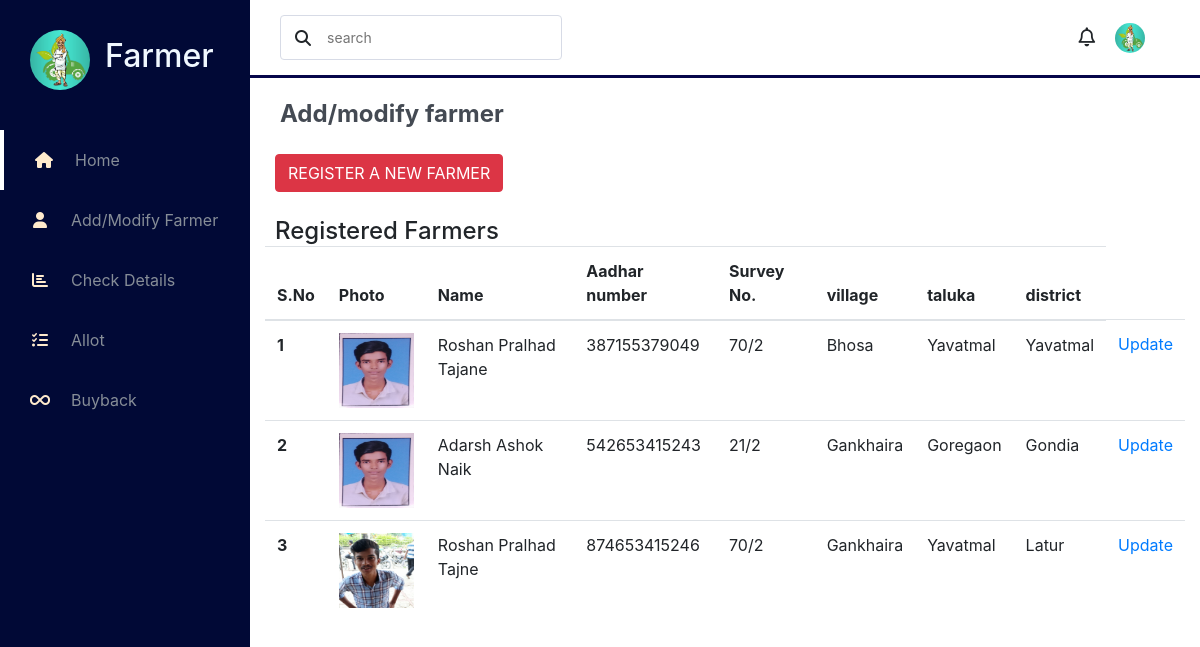
The app's page /Project/farmer.php with its own data.
### tables this page shows
CREATE TABLE `farmer` (
  `name` varchar(255) NOT NULL,
  `aadhar` varchar(255) NOT NULL,
  `mobileno` varchar(255) NOT NULL,
  `address` varchar(255) NOT NULL,
  `village` varchar(255) NOT NULL,
  `taluka` varchar(255) NOT NULL,
  `district` varchar(255) NOT NULL,
  `pincode` varchar(255) NOT NULL,
  `faddress` varchar(255) NOT NULL,
  `fvillage` varchar(255) NOT NULL,
  `ftaluka` varchar(255) NOT NULL,
  `fdistrict` varchar(255) NOT NULL,
  `fpincode` varchar(255) NOT NULL,
  `surveyno` varchar(255) NOT NULL,
  `area` varchar(255) NOT NULL,
  `holdername` varchar(255) NOT NULL,
  `bankname` varchar(255) NOT NULL,
  `accountno` varchar(255) NOT NULL,
  `ifsc` varchar(255) NOT NULL,
  `paadhar` varchar(255) NOT NULL,
  `plandrecord` varchar(255) NOT NULL,
  `pphoto` varchar(255) NOT NULL,
  `balance` int(15) NOT NULL DEFAULT 0
);

### Project/farmer.php (the view, shortened to what this page needs)
<?php
include 'config.php';
?>
<!DOCTYPE html>
<html lang="en">
<head>
    <link rel="stylesheet" href="style.css">
    <link rel="stylesheet" href="https://cdnjs.cloudflare.com/ajax/libs/font-awesome/5.15.4/css/all.min.css"/>
    <link rel="stylesheet" href="https://stackpath.bootstrapcdn.com/bootstrap/4.5.2/css/bootstrap.min.css">
</head>
<body>
    <section id="menu">
        <div class="logo">
            <img src="profile-pic.png" alt="" class="">
            <h2>Farmer</h2>
        </div>
        <div class="items">
        <li><i class="fas fa-home"></i><a href="home.php">Home</a></li>
            <li><i class="fas fa-user"></i><a href="farmer.php">Add/Modify Farmer</a></li>
            <li><i class="fas fa-chart-bar"></i><a href="details.php">Check Details</a></li>
            <li><i class="fas fa-tasks"></i><a href="allot.php">Allot</a></li>
            <li><i class="fas fa-infinity"></i><a href="buyback.php">Buyback</a></li>
        </div>
    </section>
    <section id="interface">
        <div class="navigation" style="z-index:5;">
            <div class="n1">
                <div class="search">
                    <i class="fas fa-search"></i>
                    <input type="text" placeholder="search">
                </div>
            </div>
            <div class="profile">
                <i class="fas fa-bell"></i>
                <img src="profile-pic.png" alt="">
            </div>
        </div>
        <h3 class="i-name">Add/modify farmer</h3>
        <div class="fbuttons">
        <a href="farmeradd.php"><button class="btn btn-danger">REGISTER A NEW FARMER</button></a>
        </div>
        <h4 style="margin:25px 0px 0px 25px;">Registered Farmers</h4>
      <div class="container">
  <table class="table" id="myTable">
    <thead>
      <tr>
        <th scope="col">S.No</th>
        <th scope="col">Photo</th>
        <th scope="col">Name</th>
        <th scope="col">Aadhar number</th>
        <th scope="col">Survey No.</th>
        <th scope="col">village</th>
        <th scope="col">taluka</th>
        <th scope="col">district</th>
      </tr>
    </thead>
    <tbody>
    <?php
        $sql = "SELECT * FROM `farmer`";
        $query = mysqli_query($conn,$sql);
        $sno = 0;
        while ($result = mysqli_fetch_array($query)) {
          $sno = $sno + 1;
          ?>
          <tr>
          <th scope='row'> <?php echo $sno;?></th>
          <td><img src="<?php echo $result['pphoto']; ?>" alt="" width="75px" height="75px"></td>
          <td><?php echo $result['name'];?></td>
          <td><?php echo $result['aadhar'];?></td>
          <td><?php echo $result['surveyno'];?></td>
          <td><?php echo $result['village'];?></td>
          <td><?php echo $result['taluka'];?></td>
          <td><?php echo $result['district'];?></td>
          <td><a href="modify.php?id=<?php echo $result['aadhar'];?>" data-toggle="tooltip" data-placement="top" title="Update">Update</a></td>
        </tr>
        <?php
      }
        ?>
    </tbody>
  </table>
       </div>
    </section>
</body>
</html>

### Project/style.css (style rules this page uses)
body { width: 100%; position: relative; background-color: white; display: flex; margin: 0; padding: 0; }
#menu { background-color: rgb(1, 9, 54); width: 250px; height: 100%; position: fixed; top: 0; left: 0; }
#menu .logo { display: flex; align-items: center; color: aliceblue; padding: 30px 0 0 30px; justify-content: flex-start; }
#menu .logo img { width: 60px; margin-right: 15px; border-radius: 50%; }
#menu .items { margin-top: 40px; }
#menu .items li { list-style-type: none; padding: 15px 0; transition: 0.3s ease; }
#menu .items li:nth-child(1) { border-left: 4px solid white; }
#menu .items li i { color: blanchedalmond; width: 30px; height: 30px; line-height: 30px; text-align: center; font-size: 16px; margin: 0 16px 0 25px; }
#menu .items li a { text-decoration: none; color: rgb(134, 141, 151); font-weight: 300px; transition: 0.3s ease; }
#interface { width: calc(100% - 250px); margin-left: 250px; position: relative; }
#interface .navigation { display: flex; align-items: center; justify-content: space-between; background: #fff; padding: 15px 30px; border-bottom: 3px solid rgb(6, 6, 74); position: fixed; width: calc(100% - 250px); }
#interface .navigation .search { display: flex; justify-content: flex-start; align-items: center; padding: 10px 14px; border: 1px solid #d7dbe6; border-radius: 4px; }
#interface .navigation .search input { border: none; outline: none; font-size: 14px; }
#interface .navigation .search i { margin-right: 14px; }
#interface .navigation .profile { display: flex; justify-content: flex-start; align-items: center; margin-right: 25px; }
#interface .navigation .profile i { margin-right: 20px; font-size: 19px; font-weight: 400; }
#interface .navigation .profile img { width: 30px; height: 30px; object-fit: cover; border-radius: 50%; }
.i-name { color: #444a53; padding: 30px 30px 0 30px; font-size: 24px; font-weight: 700; margin-top: 70px; }
#interface .fbuttons { margin-left: 25px; margin-top: 25px; }

### Project/farmer.php (style rules this page uses)
body { background-color:white; }

### records on screen
farmer: pphoto (picture), name "Roshan Pralhad Tajane", aadhar "387155379049", surveyno "70/2", village "Bhosa", taluka "Yavatmal", district "Yavatmal"
farmer: pphoto (picture), name "Adarsh Ashok Naik", aadhar "542653415243", surveyno "21/2", village "Gankhaira", taluka "Goregaon", district "Gondia"
farmer: pphoto (picture), name "Roshan Pralhad Tajne", aadhar "874653415246", surveyno "70/2", village "Gankhaira", taluka "Yavatmal", district "Latur"
